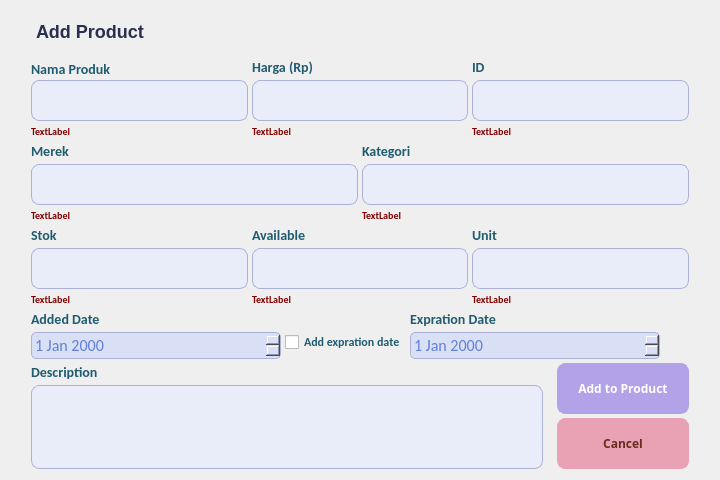
<?xml version="1.0" encoding="UTF-8"?>
<ui version="4.0">
 <class>add_product_window</class>
 <widget class="QDialog" name="add_product_window">
  <property name="geometry">
   <rect>
    <x>0</x>
    <y>0</y>
    <width>720</width>
    <height>480</height>
   </rect>
  </property>
  <property name="minimumSize">
   <size>
    <width>720</width>
    <height>460</height>
   </size>
  </property>
  <property name="maximumSize">
   <size>
    <width>720</width>
    <height>506</height>
   </size>
  </property>
  <property name="windowTitle">
   <string>Dialog</string>
  </property>
  <property name="styleSheet">
   <string notr="true">QDialog #add_product_window {
	background-image : url(:/Images/addProductWindowBackground.png);
}</string>
  </property>
  <layout class="QVBoxLayout" name="verticalLayout_2">
   <item>
    <layout class="QHBoxLayout" name="horizontalLayout">
     <property name="topMargin">
      <number>0</number>
     </property>
     <property name="rightMargin">
      <number>0</number>
     </property>
     <item>
      <widget class="QLabel" name="label">
       <property name="styleSheet">
        <string notr="true">
font-family: 'Fjalla One', sans-serif;
font-size: 18px;
letter-spacing: 0px;
word-spacing: 0px;
color: #2A2F4F;
font-weight: bold;
text-decoration: none;
font-style: normal;
font-variant: normal;
text-transform: none;
padding:10px 20px;</string>
       </property>
       <property name="text">
        <string>Add Product</string>
       </property>
      </widget>
     </item>
    </layout>
   </item>
   <item>
    <layout class="QHBoxLayout" name="horizontalLayout_6">
     <property name="spacing">
      <number>4</number>
     </property>
     <property name="leftMargin">
      <number>20</number>
     </property>
     <property name="rightMargin">
      <number>20</number>
     </property>
     <item>
      <layout class="QVBoxLayout" name="verticalLayout">
       <property name="topMargin">
        <number>0</number>
       </property>
       <item>
        <layout class="QVBoxLayout" name="verticalLayout_16">
         <property name="spacing">
          <number>4</number>
         </property>
         <property name="topMargin">
          <number>0</number>
         </property>
         <item>
          <layout class="QHBoxLayout" name="horizontalLayout_8">
           <property name="rightMargin">
            <number>0</number>
           </property>
           <item>
            <layout class="QVBoxLayout" name="verticalLayout_5">
             <property name="spacing">
              <number>0</number>
             </property>
             <property name="topMargin">
              <number>0</number>
             </property>
             <property name="rightMargin">
              <number>0</number>
             </property>
             <item>
              <widget class="QLabel" name="label_5">
               <property name="styleSheet">
                <string notr="true">font-family: Calibri;
font-size: 14px;
color: #205c6f;
font-weight: bold;
text-transform: none;</string>
               </property>
               <property name="text">
                <string>Nama Produk</string>
               </property>
              </widget>
             </item>
             <item>
              <widget class="QLineEdit" name="LE_name">
               <property name="styleSheet">
                <string notr="true">QLineEdit {
	background-color: #e9edfa;
	border-radius:8px;
	border:1px solid #acb1d6;
	display:inline-block;
	cursor:text;
	color : #4b6ed1;
	font-family:Impactl;
	font-size:12px;
	font-weight:bold;
	padding:10px 10px;
}
</string>
               </property>
              </widget>
             </item>
            </layout>
           </item>
           <item>
            <layout class="QVBoxLayout" name="verticalLayout_7">
             <property name="topMargin">
              <number>0</number>
             </property>
             <property name="rightMargin">
              <number>0</number>
             </property>
             <item>
              <widget class="QLabel" name="label_9">
               <property name="styleSheet">
                <string notr="true">font-family: Calibri;
font-size: 14px;
color: #205c6f;
font-weight: bold;
text-transform: none;</string>
               </property>
               <property name="text">
                <string>Harga (Rp)</string>
               </property>
              </widget>
             </item>
             <item>
              <widget class="QLineEdit" name="LE_price">
               <property name="styleSheet">
                <string notr="true">QLineEdit {
	background-color: #e9edfa;
	border-radius:8px;
	border:1px solid #acb1d6;
	display:inline-block;
	cursor:text;
	color : #4b6ed1;
	font-family:Impactl;
	font-size:12px;
	font-weight:bold;
	padding:10px 10px;
}
</string>
               </property>
              </widget>
             </item>
            </layout>
           </item>
           <item>
            <layout class="QVBoxLayout" name="verticalLayout_6">
             <property name="topMargin">
              <number>0</number>
             </property>
             <property name="rightMargin">
              <number>0</number>
             </property>
             <item>
              <widget class="QLabel" name="label_6">
               <property name="styleSheet">
                <string notr="true">font-family: Calibri;
font-size: 14px;
color: #205c6f;
font-weight: bold;
text-transform: none;</string>
               </property>
               <property name="text">
                <string>ID</string>
               </property>
              </widget>
             </item>
             <item>
              <widget class="QLineEdit" name="LE_SKU">
               <property name="styleSheet">
                <string notr="true">QLineEdit {
	background-color: #e9edfa;
	border-radius:8px;
	border:1px solid #acb1d6;
	display:inline-block;
	cursor:text;
	color : #4b6ed1;
	font-family:Impactl;
	font-size:12px;
	font-weight:bold;
	padding:10px 10px;
}
</string>
               </property>
              </widget>
             </item>
            </layout>
           </item>
          </layout>
         </item>
         <item>
          <layout class="QHBoxLayout" name="horizontalLayout_10">
           <property name="topMargin">
            <number>0</number>
           </property>
           <item>
            <widget class="QLabel" name="LB_nameError">
             <property name="styleSheet">
              <string notr="true">font-family: Calibri;
font-size: 10px;
color: #820000;
font-weight: bold;
text-transform: none;</string>
             </property>
             <property name="text">
              <string>TextLabel</string>
             </property>
            </widget>
           </item>
           <item>
            <widget class="QLabel" name="LB_priceError">
             <property name="styleSheet">
              <string notr="true">font-family: Calibri;
font-size: 10px;
color: #820000;
font-weight: bold;
text-transform: none;</string>
             </property>
             <property name="text">
              <string>TextLabel</string>
             </property>
            </widget>
           </item>
           <item>
            <widget class="QLabel" name="LB_skuError">
             <property name="styleSheet">
              <string notr="true">font-family: Calibri;
font-size: 10px;
color: #820000;
font-weight: bold;
text-transform: none;</string>
             </property>
             <property name="text">
              <string>TextLabel</string>
             </property>
            </widget>
           </item>
          </layout>
         </item>
        </layout>
       </item>
       <item>
        <layout class="QHBoxLayout" name="horizontalLayout_3">
         <item>
          <layout class="QVBoxLayout" name="verticalLayout_8">
           <property name="rightMargin">
            <number>0</number>
           </property>
             <item>
            <widget class="QLabel" name="label_11">
             <property name="styleSheet">
              <string notr="true">font-family: Calibri;
font-size: 14px;
color: #205c6f;
font-weight: bold;
text-transform: none;</string>
             </property>
             <property name="text">
              <string>Merek</string>
             </property>
            </widget>
           </item>
           <item>
            <widget class="QLineEdit" name="LE_brand">
             <property name="styleSheet">
              <string notr="true">QLineEdit {
	background-color: #e9edfa;
	border-radius:8px;
	border:1px solid #acb1d6;
	display:inline-block;
	cursor:text;
	color : #4b6ed1;
	font-family:Impactl;
	font-size:12px;
	font-weight:bold;
	padding:10px 10px;
}
</string>
             </property>
            </widget>
           </item>
           <item>
            <widget class="QLabel" name="LB_brandError">
             <property name="styleSheet">
              <string notr="true">font-family: Calibri;
font-size: 10px;
color: #820000;
font-weight: bold;
text-transform: none;</string>
             </property>
             <property name="text">
              <string>TextLabel</string>
             </property>
            </widget>
           </item>
          </layout>
         </item>
         <item>
          <layout class="QVBoxLayout" name="verticalLayout_9">
           <property name="rightMargin">
            <number>0</number>
           </property>
           <item>
            <widget class="QLabel" name="label_13">
             <property name="styleSheet">
              <string notr="true">font-family: Calibri;
font-size: 14px;
color: #205c6f;
font-weight: bold;
text-transform: none;</string>
             </property>
             <property name="text">
              <string>Kategori</string>
             </property>
            </widget>
           </item>
           <item>
            <widget class="QLineEdit" name="LE_category">
             <property name="styleSheet">
              <string notr="true">QLineEdit {
	background-color: #e9edfa;
	border-radius:8px;
	border:1px solid #acb1d6;
	display:inline-block;
	cursor:text;
	color : #4b6ed1;
	font-family:Impactl;
	font-size:12px;
	font-weight:bold;
	padding:10px 10px;
}
</string>
             </property>
            </widget>
           </item>
           <item>
            <widget class="QLabel" name="LB_categoryError">
             <property name="styleSheet">
              <string notr="true">font-family: Calibri;
font-size: 10px;
color: #820000;
font-weight: bold;
text-transform: none;</string>
             </property>
             <property name="text">
              <string>TextLabel</string>
             </property>
            </widget>
           </item>
          </layout>
         </item>
        </layout>
       </item>
       <item>
        <layout class="QHBoxLayout" name="horizontalLayout_4">
         <property name="topMargin">
          <number>0</number>
         </property>
         <item>
          <layout class="QVBoxLayout" name="verticalLayout_11">
           <property name="rightMargin">
            <number>0</number>
           </property>
           <item>
            <widget class="QLabel" name="label_16">
             <property name="styleSheet">
              <string notr="true">font-family: Calibri;
font-size: 14px;
color: #205c6f;
font-weight: bold;
text-transform: none;</string>
             </property>
             <property name="text">
              <string>Stok</string>
             </property>
            </widget>
           </item>
           <item>
            <widget class="QLineEdit" name="LE_stock">
             <property name="styleSheet">
              <string notr="true">QLineEdit {
	background-color: #e9edfa;
	border-radius:8px;
	border:1px solid #acb1d6;
	display:inline-block;
	cursor:text;
	color : #4b6ed1;
	font-family:Impactl;
	font-size:12px;
	font-weight:bold;
	padding:10px 10px;
}
</string>
             </property>
            </widget>
           </item>
           <item>
            <widget class="QLabel" name="LB_stockError">
             <property name="styleSheet">
              <string notr="true">font-family: Calibri;
font-size: 10px;
color: #820000;
font-weight: bold;
text-transform: none;</string>
             </property>
             <property name="text">
              <string>TextLabel</string>
             </property>
            </widget>
           </item>
          </layout>
         </item>
         <item>
          <layout class="QVBoxLayout" name="verticalLayout_10">
           <property name="rightMargin">
            <number>0</number>
           </property>
           <item>
            <widget class="QLabel" name="label_15">
             <property name="styleSheet">
              <string notr="true">font-family: Calibri;
font-size: 14px;
color: #205c6f;
font-weight: bold;
text-transform: none;</string>
             </property>
             <property name="text">
              <string>Available</string>
             </property>
            </widget>
           </item>
           <item>
            <widget class="QLineEdit" name="LE_available">
             <property name="styleSheet">
              <string notr="true">QLineEdit {
	background-color: #e9edfa;
	border-radius:8px;
	border:1px solid #acb1d6;
	display:inline-block;
	cursor:text;
	color : #4b6ed1;
	font-family:Impactl;
	font-size:12px;
	font-weight:bold;
	padding:10px 10px;
}
</string>
             </property>
            </widget>
           </item>
           <item>
            <widget class="QLabel" name="LB_availableError">
             <property name="styleSheet">
              <string notr="true">font-family: Calibri;
font-size: 10px;
color: #820000;
font-weight: bold;
text-transform: none;</string>
             </property>
             <property name="text">
              <string>TextLabel</string>
             </property>
            </widget>
           </item>
          </layout>
         </item>
         <item>
          <layout class="QVBoxLayout" name="verticalLayout_12">
           <property name="rightMargin">
            <number>0</number>
           </property>
           <item>
            <widget class="QLabel" name="label_17">
             <property name="styleSheet">
              <string notr="true">font-family: Calibri;
font-size: 14px;
color: #205c6f;
font-weight: bold;
text-transform: none;</string>
             </property>
             <property name="text">
              <string>Unit</string>
             </property>
            </widget>
           </item>
           <item>
            <widget class="QLineEdit" name="LE_unit">
             <property name="styleSheet">
              <string notr="true">QLineEdit {
	background-color: #e9edfa;
	border-radius:8px;
	border:1px solid #acb1d6;
	display:inline-block;
	cursor:text;
	color : #4b6ed1;
	font-family:Impactl;
	font-size:12px;
	font-weight:bold;
	padding:10px 10px;
}
</string>
             </property>
            </widget>
           </item>
           <item>
            <widget class="QLabel" name="LB_unitError">
             <property name="styleSheet">
              <string notr="true">font-family: Calibri;
font-size: 10px;
color: #820000;
font-weight: bold;
text-transform: none;</string>
             </property>
             <property name="text">
              <string>TextLabel</string>
             </property>
            </widget>
           </item>
          </layout>
         </item>
        </layout>
       </item>
       <item>
        <layout class="QHBoxLayout" name="horizontalLayout_5">
         <property name="spacing">
          <number>4</number>
         </property>
         <item>
          <layout class="QVBoxLayout" name="verticalLayout_4">
           <item>
            <widget class="QLabel" name="label_3">
             <property name="styleSheet">
              <string notr="true">font-family: Calibri;
font-size: 14px;
color: #205c6f;
font-weight: bold;
text-transform: none;</string>
             </property>
             <property name="text">
              <string>Added Date</string>
             </property>
            </widget>
           </item>
           <item>
            <widget class="QDateEdit" name="DE_addedDate">
             <property name="minimumSize">
              <size>
               <width>250</width>
               <height>0</height>
              </size>
             </property>
             <property name="maximumSize">
              <size>
               <width>250</width>
               <height>16777215</height>
              </size>
             </property>
             <property name="styleSheet">
              <string notr="true">QDateEdit {
    background-color: #d9e0f5; 
    border: 1px solid #acb1d6; 
	border-radius :5px;
    padding: 1px; 
	font-family: Calibri;
	font-size: 16px;
	color: #607fd6;
	font-weight: normal;
}
</string>
             </property>
            </widget>
           </item>
          </layout>
         </item>
         <item>
          <layout class="QHBoxLayout" name="horizontalLayout_11">
           <property name="topMargin">
            <number>0</number>
           </property>
           <item>
            <layout class="QVBoxLayout" name="verticalLayout_15">
             <item>
              <spacer name="verticalSpacer_3">
               <property name="orientation">
                <enum>Qt::Vertical</enum>
               </property>
               <property name="sizeType">
                <enum>QSizePolicy::Maximum</enum>
               </property>
               <property name="sizeHint" stdset="0">
                <size>
                 <width>20</width>
                 <height>15</height>
                </size>
               </property>
              </spacer>
             </item>
             <item>
              <widget class="QCheckBox" name="CB_expCheckBox">
               <property name="styleSheet">
                <string notr="true">font-family: Calibri;
font-size: 12px;
color: #205c6f;
font-weight: bold;
text-transform: none;</string>
               </property>
               <property name="text">
                <string>Add expration date</string>
               </property>
              </widget>
             </item>
            </layout>
           </item>
           <item>
            <layout class="QVBoxLayout" name="VL_expDate">
             <property name="topMargin">
              <number>0</number>
             </property>
             <item>
              <widget class="QLabel" name="LB_expDate">
               <property name="styleSheet">
                <string notr="true">font-family: Calibri;
font-size: 14px;
color: #205c6f;
font-weight: bold;
text-transform: none;</string>
               </property>
               <property name="text">
                <string>Expration Date</string>
               </property>
              </widget>
             </item>
             <item>
              <widget class="QDateEdit" name="DE_exDate">
               <property name="minimumSize">
                <size>
                 <width>250</width>
                 <height>0</height>
                </size>
               </property>
               <property name="maximumSize">
                <size>
                 <width>250</width>
                 <height>16777215</height>
                </size>
               </property>
               <property name="styleSheet">
                <string notr="true">QDateEdit {
    background-color: #d9e0f5;
    border: 1px solid #acb1d6; 
	border-radius :5px;
    padding: 1px;
	font-family: Calibri;
	font-size: 16px;
	color: #607fd6;
	font-weight: normal;
}
</string>
               </property>
              </widget>
             </item>
            </layout>
           </item>
          </layout>
         </item>
         <item>
          <spacer name="horizontalSpacer">
           <property name="orientation">
            <enum>Qt::Horizontal</enum>
           </property>
           <property name="sizeHint" stdset="0">
            <size>
             <width>40</width>
             <height>20</height>
            </size>
           </property>
          </spacer>
         </item>
        </layout>
       </item>
       <item>
        <layout class="QHBoxLayout" name="horizontalLayout_7">
         <property name="topMargin">
          <number>0</number>
         </property>
         <item>
          <layout class="QVBoxLayout" name="verticalLayout_3">
           <property name="topMargin">
            <number>0</number>
           </property>
           <item>
            <widget class="QLabel" name="label_2">
             <property name="styleSheet">
              <string notr="true">font-family: Calibri;
font-size: 14px;
color: #205c6f;
font-weight: bold;
text-transform: none;</string>
             </property>
             <property name="text">
              <string>Description</string>
             </property>
            </widget>
           </item>
           <item>
            <widget class="QTextEdit" name="TE_description">
             <property name="styleSheet">
              <string notr="true">QTextEdit {
	background-color: #e9edfa;
	border-radius:8px;
	border:1px solid #acb1d6;
	display:inline-block;
	cursor:text;
	color : #4b6ed1;
	font-family:Impactl;
	font-size:10px;
	font-weight:bold;
	padding:10px 10px;
}


</string>
             </property>
            </widget>
           </item>
          </layout>
         </item>
         <item>
          <layout class="QVBoxLayout" name="verticalLayout_14">
           <property name="spacing">
            <number>4</number>
           </property>
           <property name="leftMargin">
            <number>10</number>
           </property>
           <property name="rightMargin">
            <number>0</number>
           </property>
           <item>
            <widget class="QPushButton" name="PB_addProduct">
             <property name="cursor">
              <cursorShape>PointingHandCursor</cursorShape>
             </property>
             <property name="styleSheet">
              <string notr="true">QPushButton {
    background-color: #b3a2e8;
    border: 1px solid #b3a2e8;
    border-radius: 8px;
    padding: 20px 20px;
	color: #ffffff;
	font-family : Cabin;
	font-weight : bold;
	font-size : 12px;

	
}

QPushButton::hover {
	background-color : #c4b6ed;
	border: 1px solid  #b3a2e8;

}</string>
             </property>
             <property name="text">
              <string>Add to Product</string>
             </property>
            </widget>
           </item>
           <item>
            <widget class="QPushButton" name="PB_cancel">
             <property name="cursor">
              <cursorShape>PointingHandCursor</cursorShape>
             </property>
             <property name="styleSheet">
              <string notr="true">QPushButton {
    background-color: #e8a2b4;
    border: 1px solid #e8a2b4;
    border-radius: 8px;
    padding: 20px 20px;
	color: #672d1b;
	font-family : Cabin;
	font-weight : bold;
	font-size : 12px;

	
}

QPushButton::hover {
	background-color : #edb6c4;
    border: 1px solid #e8a2b4;

}</string>
             </property>
             <property name="text">
              <string>Cancel</string>
             </property>
            </widget>
           </item>
          </layout>
         </item>
        </layout>
       </item>
      </layout>
     </item>
    </layout>
   </item>
  </layout>
 </widget>
 <resources/>
 <connections/>
</ui>
